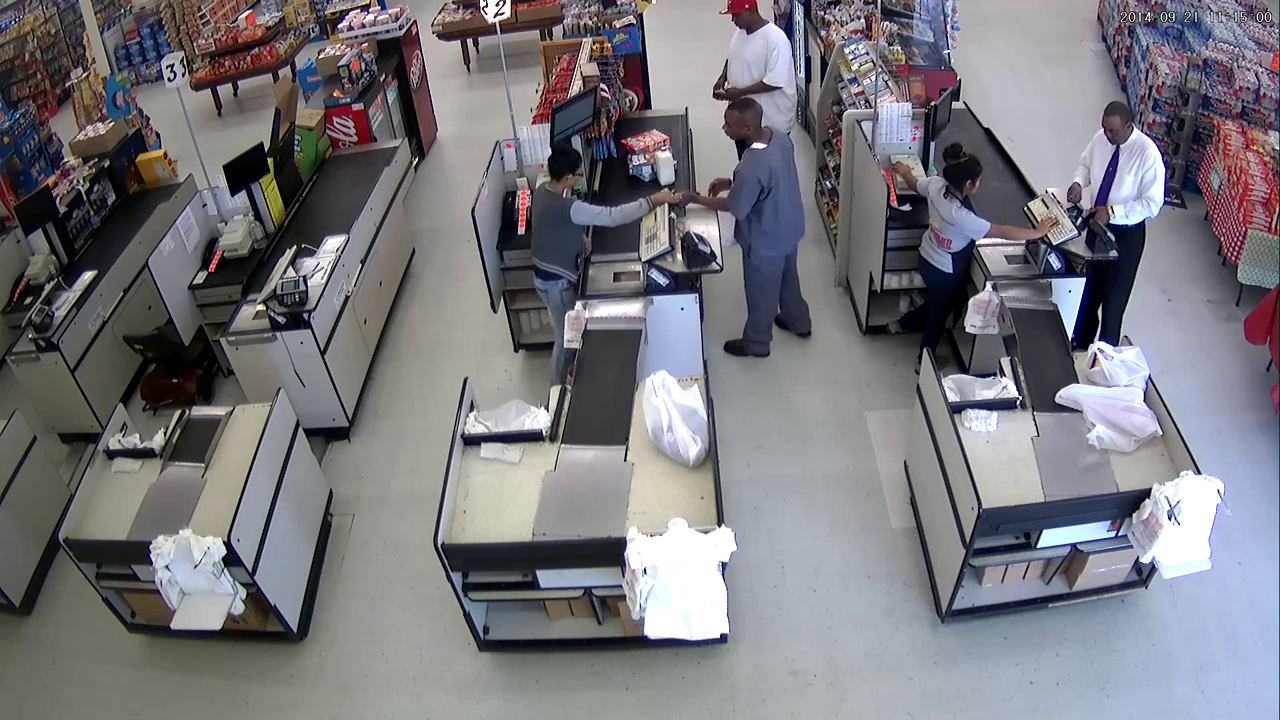
#> input picture frame 15 of src/f4.mp4, 1280 x 720 px, given in place of m1.webm, which was not available
$ python running_avg.py
#> lines starting #> are read from the running program, lines starting #| are printed output that depends on the picture; pictures that were not available may be replaced by others from this repository, and a replacement may not be noted
import cv2
import numpy as np

c = cv2.VideoCapture('m1.webm')
_,f = c.read()
#> f is the input picture: shape (720, 1280, 3); mean B, G, R 124.9, 119.6, 120.7

fourcc = cv2.VideoWriter_fourcc(*'MJPG')
out = cv2.VideoWriter('output.avi', fourcc, 20.0, (480,360))

avg1 = np.float32(f)
avg2 = np.float32(f)

while(1):
    _,f = c.read()
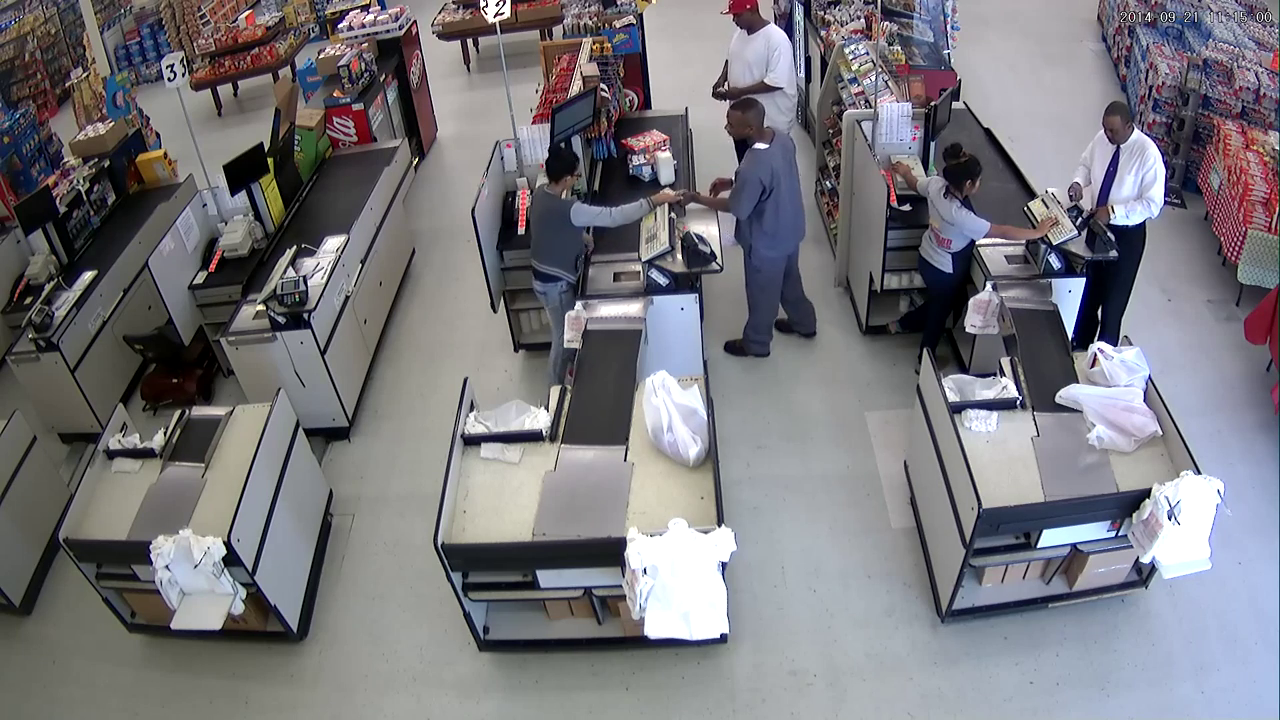
#> input picture frame 16 of src/f4.mp4, 1280 x 720 px, given in place of m1.webm, which was not available
#> f is the input picture: shape (720, 1280, 3); mean B, G, R 124.9, 119.6, 120.7
    #cv2.accumulateWeighted(f,avg1,0.1)
    cv2.accumulateWeighted(f,avg2,0.01)

    #res1 = cv2.convertScaleAbs(avg1)
    res2 = cv2.convertScaleAbs(avg2)

    #cv2.imshow('img',f)
    #cv2.imshow('avg1',res1)
    #cv2.imshow('avg2',res2)
    res3 = cv2.flip(res2,0)
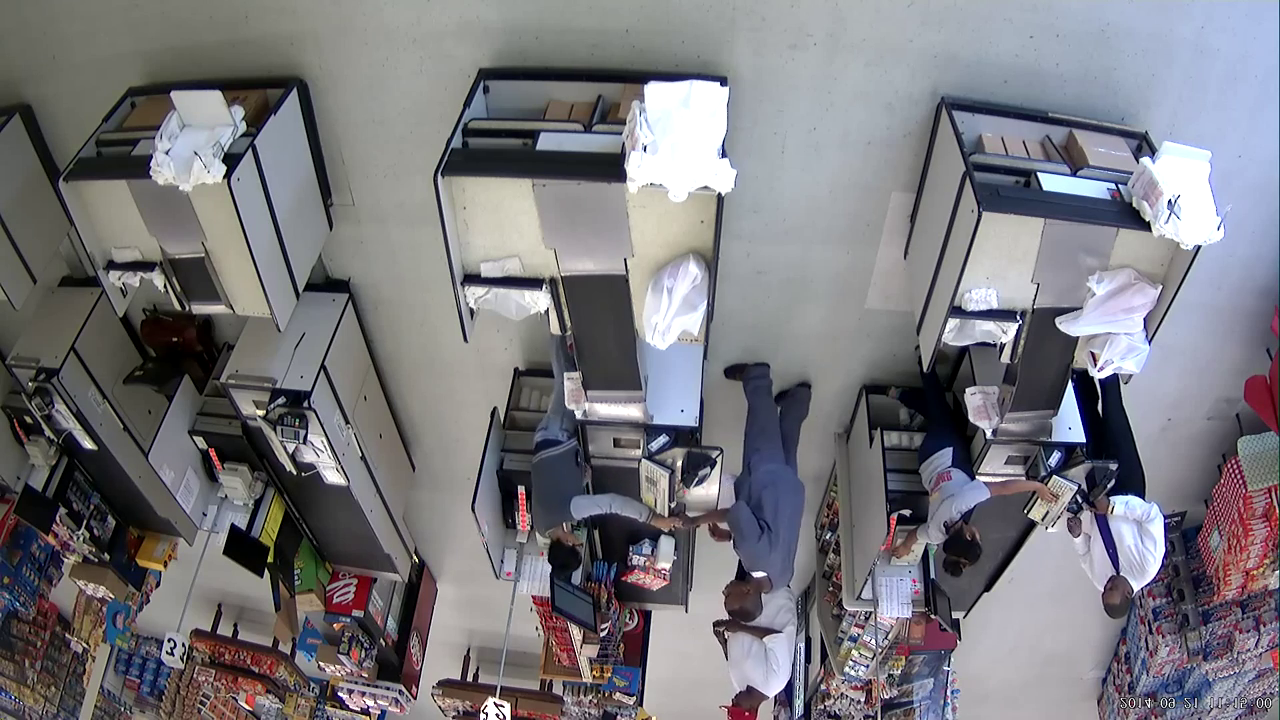
#> res3: shape (720, 1280, 3); mean B, G, R 124.9, 119.6, 120.7
    out.write(res2)

    k = cv2.waitKey(20)
#> (key Esc is pressed here)

    if k == 27:
        break

cv2.destroyAllWindows()
out.release()
c.release()

$ run again, starting later in the video
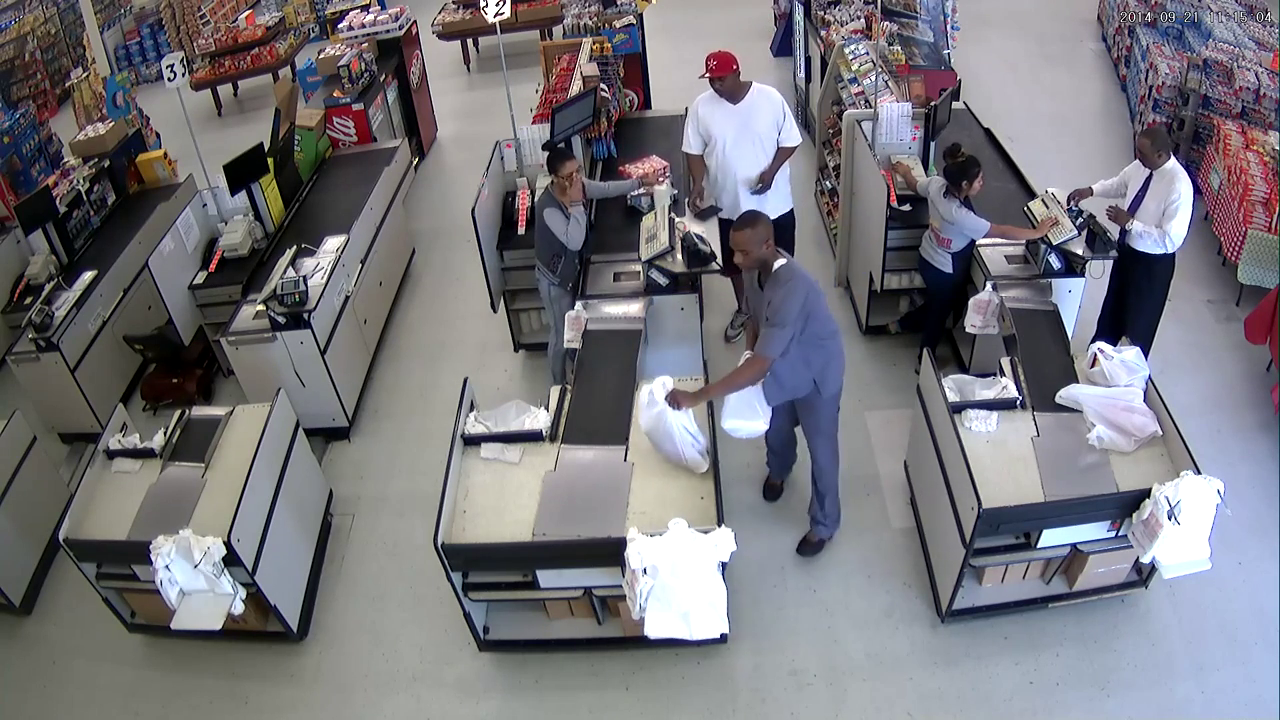
#> input picture frame 67 of src/f4.mp4, 1280 x 720 px, given in place of m1.webm, which was not available
#> f is the input picture: shape (720, 1280, 3); mean B, G, R 123.8, 117.9, 119
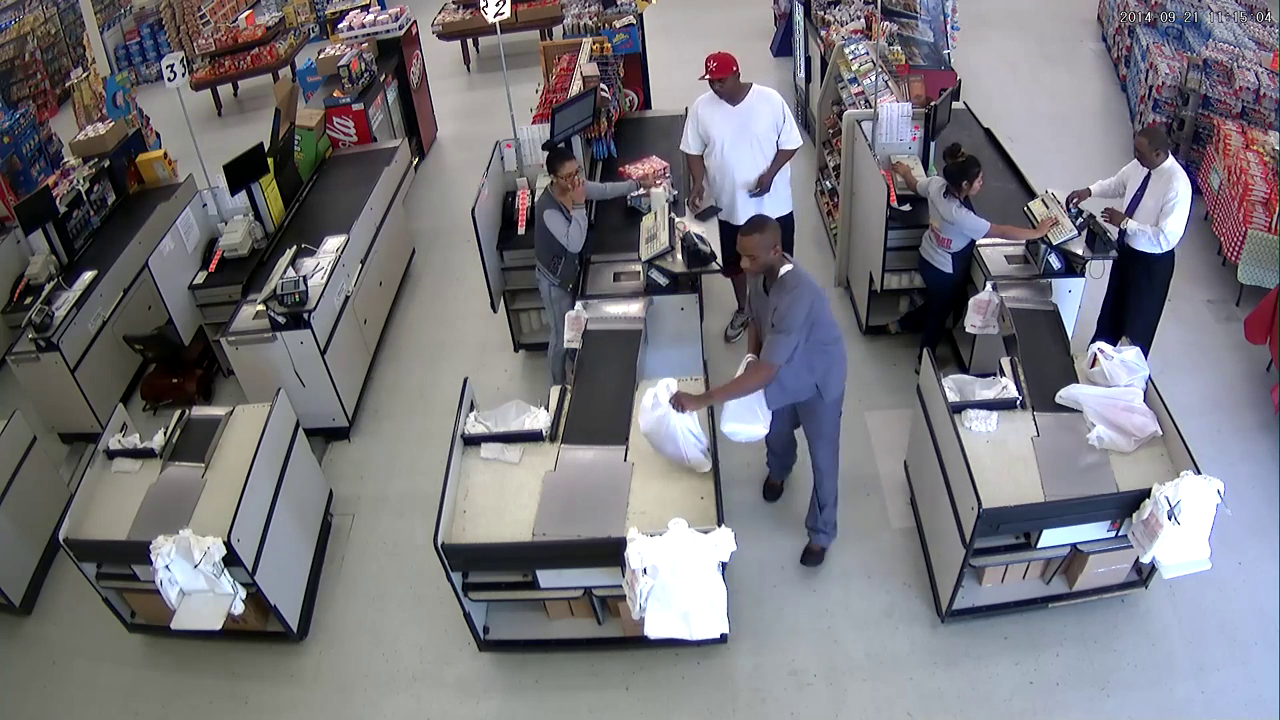
#> input picture frame 68 of src/f4.mp4, 1280 x 720 px, given in place of m1.webm, which was not available
#> f is the input picture: shape (720, 1280, 3); mean B, G, R 123.7, 117.9, 119
#> avg2: shape (720, 1280, 3) float32; mean B, G, R 123.8, 117.9, 119.1
#> `res3 = cv2.flip(res2,0)`:
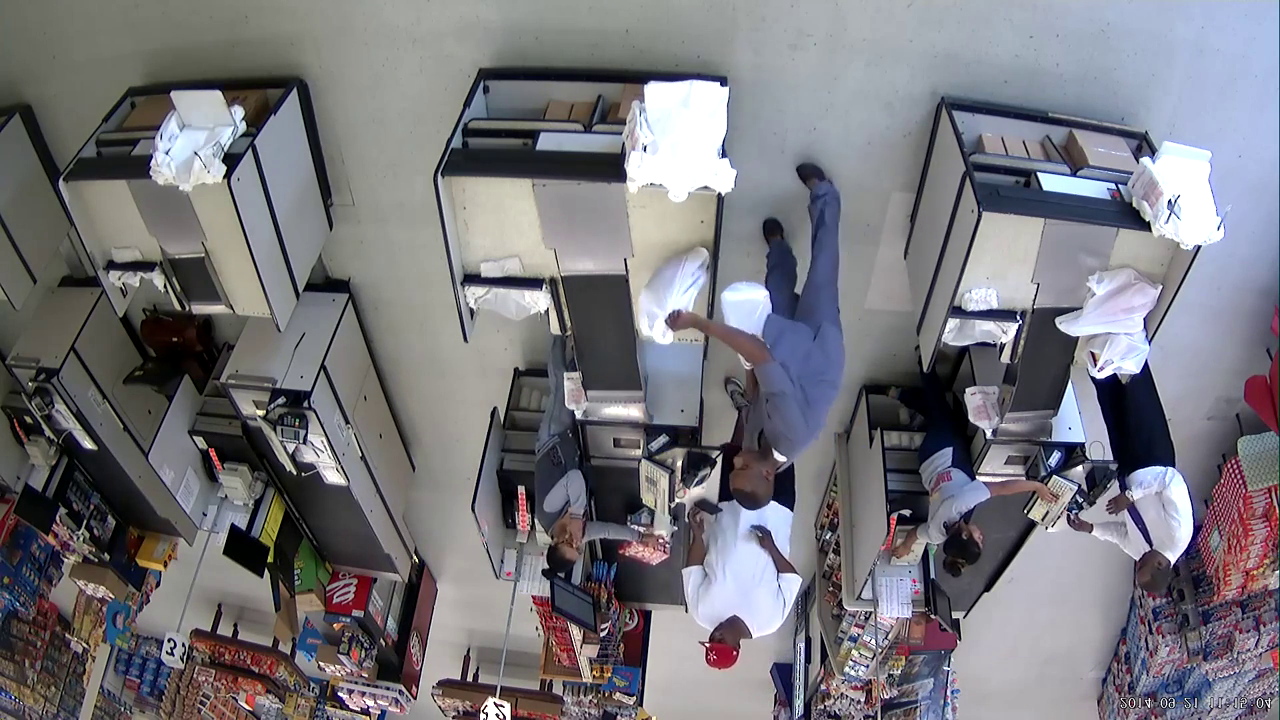
#> res3: shape (720, 1280, 3); mean B, G, R 123.8, 117.9, 119

$ run again, starting later in the video
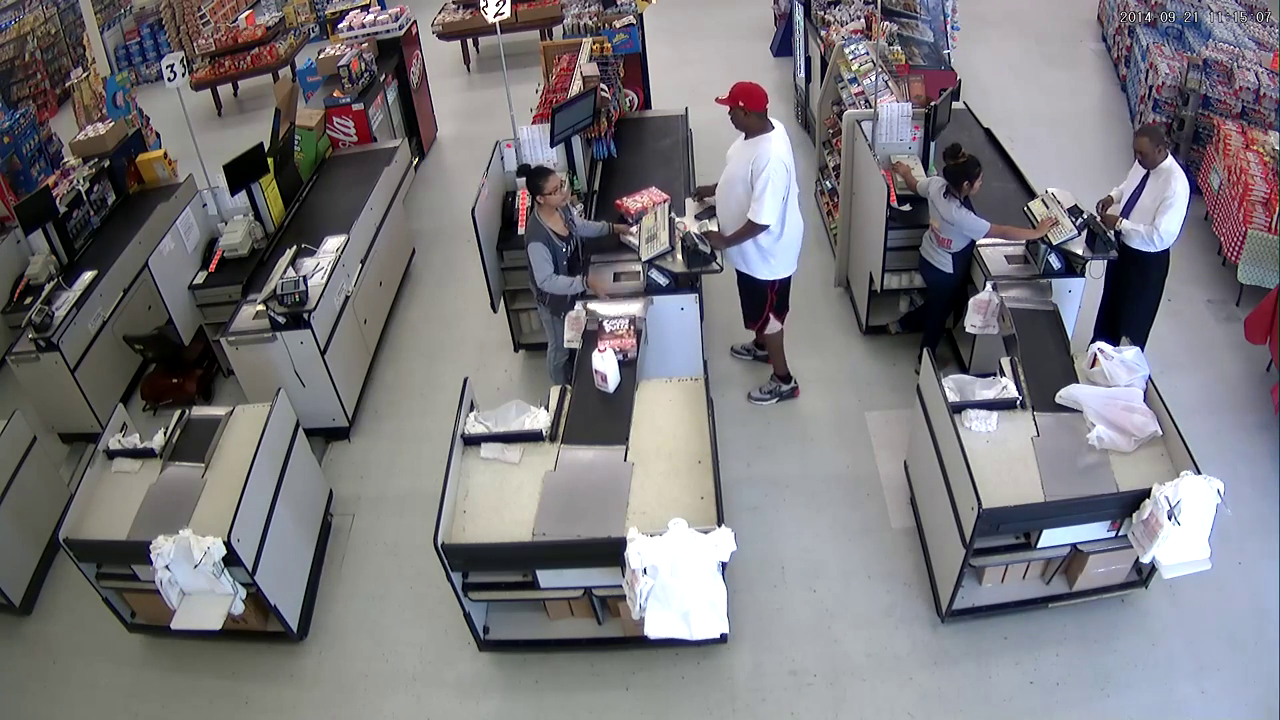
#> input picture frame 120 of src/f4.mp4, 1280 x 720 px, given in place of m1.webm, which was not available
#> f is the input picture: shape (720, 1280, 3); mean B, G, R 124.2, 119.9, 121.7
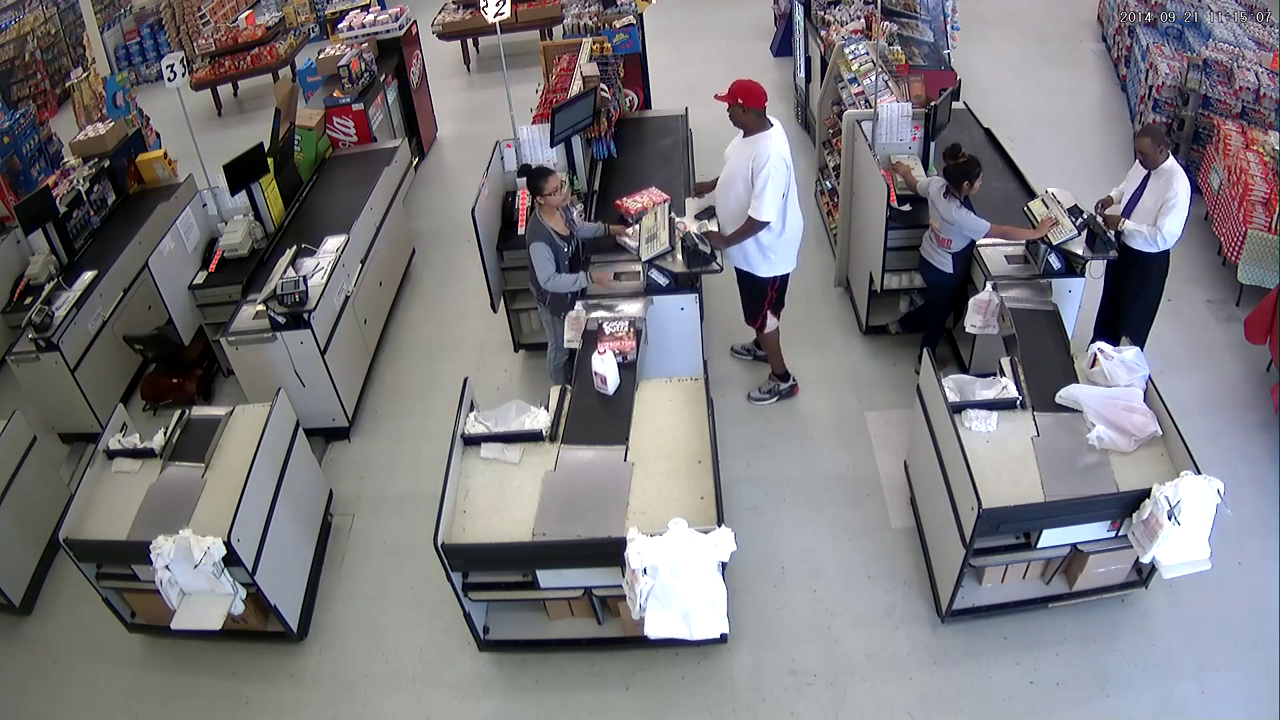
#> input picture frame 121 of src/f4.mp4, 1280 x 720 px, given in place of m1.webm, which was not available
#> f is the input picture: shape (720, 1280, 3); mean B, G, R 124.2, 120, 121.8
#> `res3 = cv2.flip(res2,0)`:
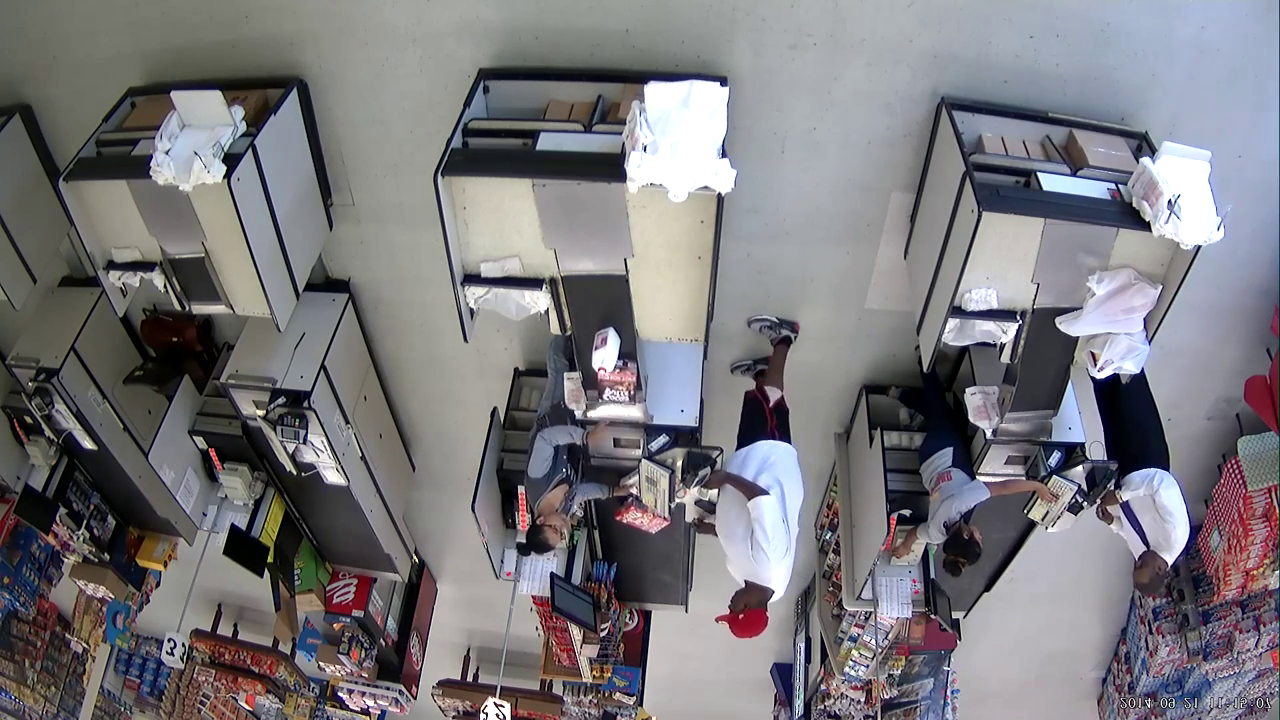
#> res3: shape (720, 1280, 3); mean B, G, R 124.2, 119.9, 121.7
